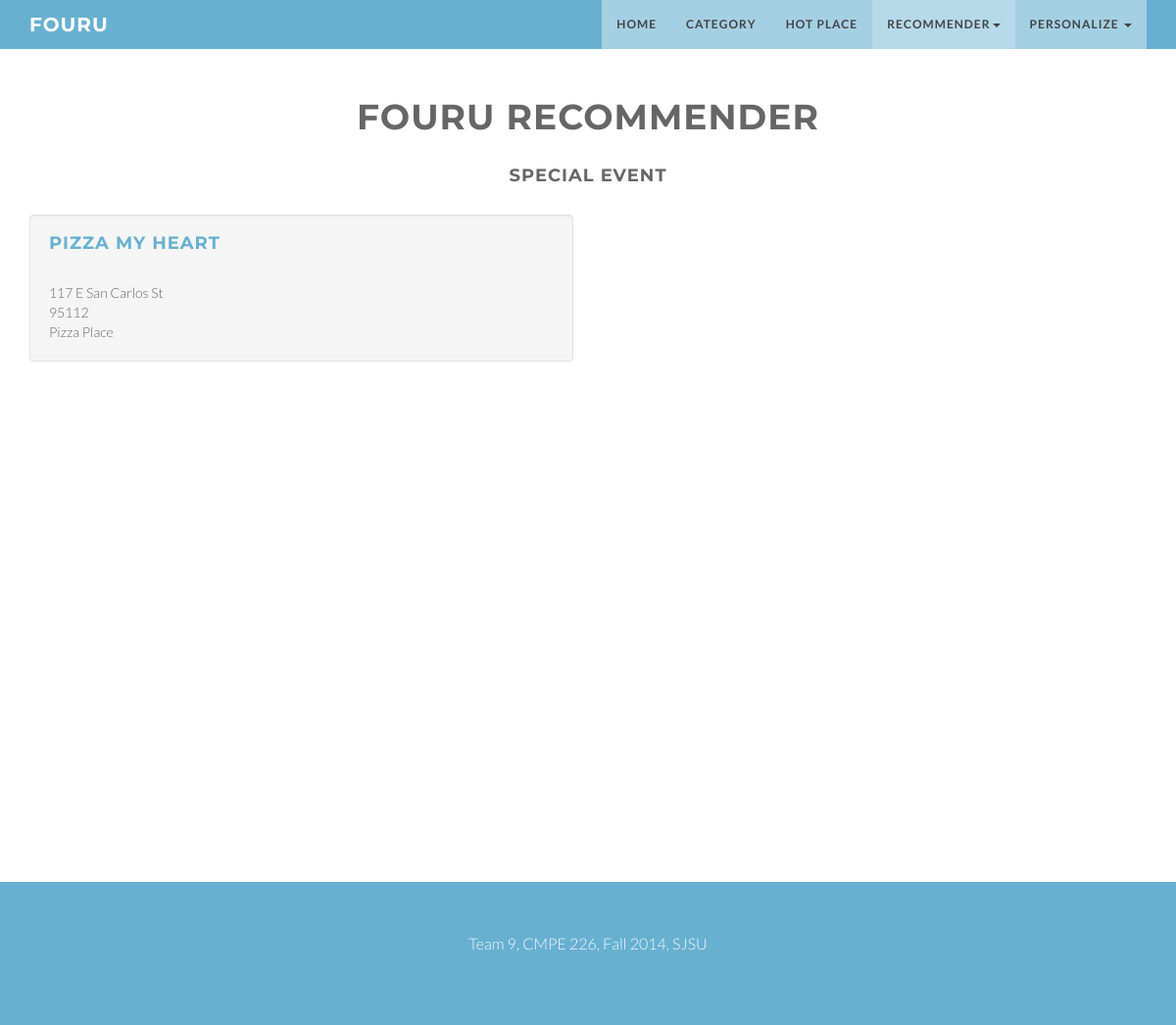
The page /sorter.php?category=special_event on the database as committed earlier.
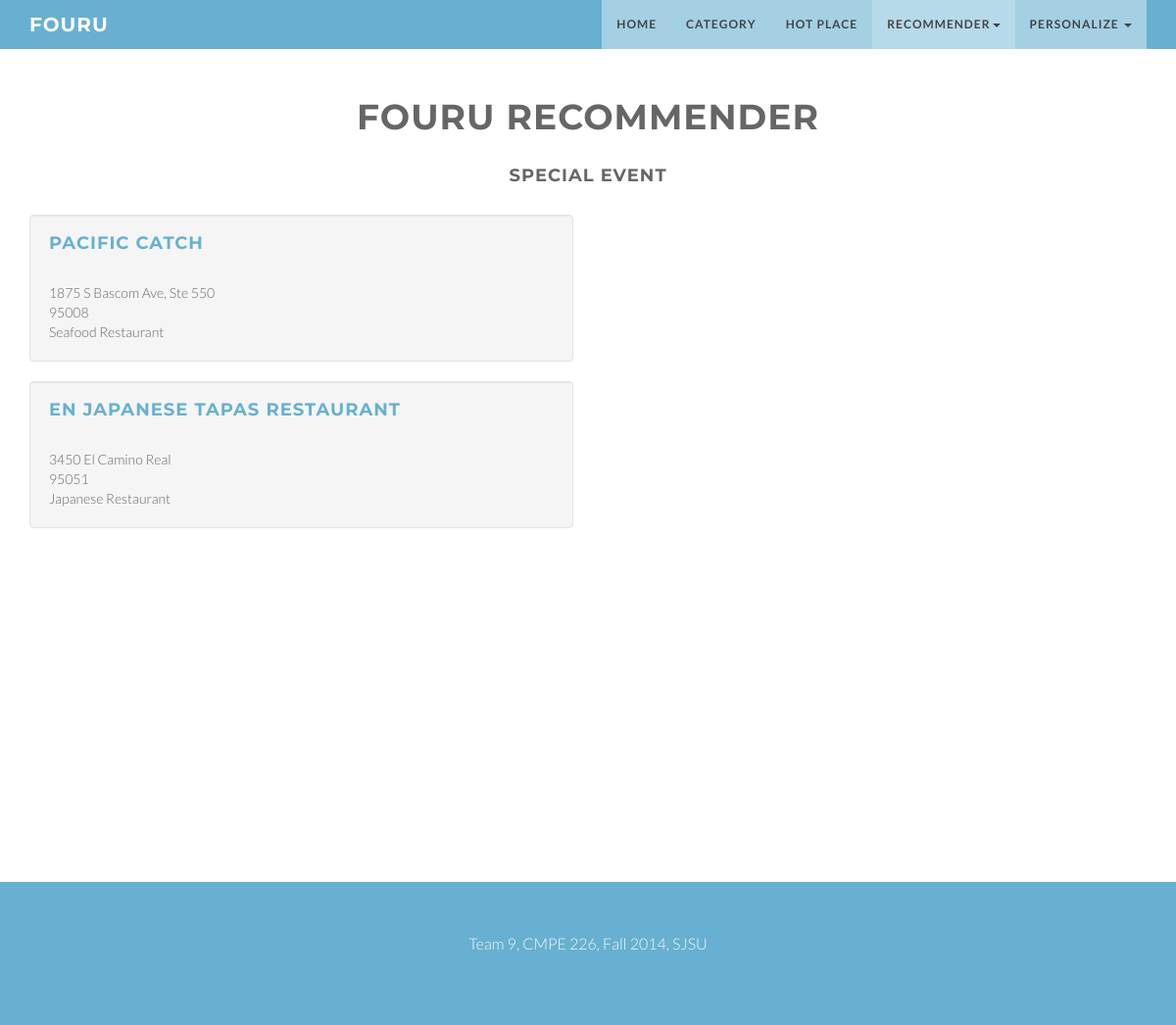
The same page on the database as committed later.
### tables this page shows
CREATE TABLE `Amenities` (
  `Venue_ID` int(11) NOT NULL,
  `Reservations` varchar(1) DEFAULT NULL,
  `Credit_Cards` varchar(1) DEFAULT NULL,
  `Outdoor_Seating` varchar(1) DEFAULT NULL,
  `Alcohol` varchar(1) DEFAULT NULL,
  `Wifi` varchar(1) DEFAULT NULL,
  `Menus` varchar(45) DEFAULT NULL,
  `Events_Count` int(11) DEFAULT NULL,
  PRIMARY KEY (`Venue_ID`),
  CONSTRAINT `fk_Amenities_Venue1` FOREIGN KEY (`Venue_ID`) REFERENCES `Venue` (`Venue_ID`) ON DELETE NO ACTION ON UPDATE CASCADE
);

CREATE TABLE `Venue` (
  `Venue_ID` int(11) NOT NULL,
  `FS_ID` varchar(45) NOT NULL,
  `Name` varchar(45) NOT NULL,
  `Address` varchar(45) DEFAULT NULL,
  `ZipCode` int(11) DEFAULT NULL,
  `Latitude` varchar(45) NOT NULL,
  `Longitude` varchar(45) NOT NULL,
  `PhoneNumber` varchar(45) DEFAULT NULL,
  `Venue_Type` varchar(45) DEFAULT NULL COMMENT '{cafe, coffee shop, bakery, bar, restaurant, club, hotel, meeting}',
  `CheckIns` int(11) DEFAULT NULL,
  `Likes` int(11) DEFAULT NULL,
  `Rating` float DEFAULT NULL,
  `Price` varchar(5) DEFAULT NULL COMMENT '{$, $$, $$$, $$$$}',
  `Website` varchar(80) DEFAULT NULL,
  PRIMARY KEY (`Venue_ID`)
);

### php/queries.php (the view, shortened to what this page needs)
<?php
	function get_query($case) {
		include 'connect.php';
		switch($case) {
			case 'special_event':
				$sql = "SELECT * FROM Venue natural join Amenities where reservations = 'Y' and events_count = 0;";
				break;
		}
		$results = mysqli_query($con, $sql);
		$num_rows = $results->num_rows;
		if ($num_rows > 0) {
			while($i = mysqli_fetch_array($results)) {
				echo "<div class='well'>
						<div class=''>
							<div class='row'>";
                $FS_ID = $i['FS_ID'];
				$v_name = $i['Name'];
				$v_add = $i['Address'];
				$v_zip = $i['ZipCode'];
				$v_type = $i['Venue_Type'];
				echo "<div class='col-sm-12 '><a href='venuedetails.php?FS_ID=$FS_ID'><h4>$v_name</h4></a></div>";
				if ($v_add != null && $v_zip != null) {
					echo "<div class='col-sm-12 '>$v_add</div>";
					echo "<div class='col-sm-12 '>$v_zip</div>";
				}
				else {
					echo "<div class='col-sm-12 '><i>No Address Listed</i></div>";
				}
				echo "<div class='col-sm-12 '>$v_type</div>";
				echo "</div>
					</div>";
				echo "</div>";
			}
		}
		else {
			echo "<p>No venues match your criteria.</p>";
		}
	}
	function call_queries() {
		if (isset($_GET['category'])) {
			$post_venue_selection = $_GET['category'];
			switch ($post_venue_selection) {
				case 'special_event':
					get_query('special_event');
					break;
			}
		}
		else {
			echo "<div class='text-danger'><h5>Please select an outing type!</h5></div>";
		}
	}
?>

Rows that differ between the two databases and show on the page:
changed through a linked row, amenities: Venue_ID.Name "PIZZA MY HEART" → "PACIFIC CATCH"; Venue_ID.Address "117 E San Carlos St" → "1875 S Bascom Ave, Ste 550"; Venue_ID.ZipCode "95112" → "95008"; Venue_ID.Venue_Type "Pizza Place" → "Seafood Restaurant"
added amenities: Venue_ID.Name "EN JAPANESE TAPAS RESTAURANT", Venue_ID.Address "3450 El Camino Real", Venue_ID.ZipCode "95051", Venue_ID.Venue_Type "Japanese Restaurant"
